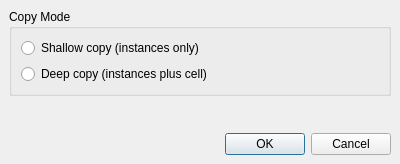
<ui version="4.0" >
 <class>CopyModeDialog</class>
 <widget class="QDialog" name="CopyModeDialog" >
  <property name="geometry" >
   <rect>
    <x>0</x>
    <y>0</y>
    <width>400</width>
    <height>164</height>
   </rect>
  </property>
  <property name="windowTitle" >
   <string>Copy Options</string>
  </property>
  <layout class="QVBoxLayout" >
   <property name="margin" >
    <number>9</number>
   </property>
   <property name="spacing" >
    <number>6</number>
   </property>
   <item>
    <widget class="QGroupBox" name="groupBox" >
     <property name="title" >
      <string>Copy Mode</string>
     </property>
     <layout class="QVBoxLayout" >
      <property name="margin" >
       <number>9</number>
      </property>
      <property name="spacing" >
       <number>6</number>
      </property>
      <item>
       <widget class="QRadioButton" name="shallow_rb" >
        <property name="text" >
         <string>Shallow copy (instances only)</string>
        </property>
       </widget>
      </item>
      <item>
       <widget class="QRadioButton" name="deep_rb" >
        <property name="text" >
         <string>Deep copy (instances plus cell)</string>
        </property>
       </widget>
      </item>
     </layout>
    </widget>
   </item>
   <item>
    <spacer>
     <property name="orientation" >
      <enum>Qt::Vertical</enum>
     </property>
     <property name="sizeHint" >
      <size>
       <width>20</width>
       <height>40</height>
      </size>
     </property>
    </spacer>
   </item>
   <item>
    <widget class="QDialogButtonBox" name="buttonBox" >
     <property name="orientation" >
      <enum>Qt::Horizontal</enum>
     </property>
     <property name="standardButtons" >
      <set>QDialogButtonBox::Cancel|QDialogButtonBox::NoButton|QDialogButtonBox::Ok</set>
     </property>
    </widget>
   </item>
  </layout>
 </widget>
 <resources/>
 <connections>
  <connection>
   <sender>buttonBox</sender>
   <signal>accepted()</signal>
   <receiver>CopyModeDialog</receiver>
   <slot>accept()</slot>
   <hints>
    <hint type="sourcelabel" >
     <x>248</x>
     <y>254</y>
    </hint>
    <hint type="destinationlabel" >
     <x>157</x>
     <y>274</y>
    </hint>
   </hints>
  </connection>
  <connection>
   <sender>buttonBox</sender>
   <signal>rejected()</signal>
   <receiver>CopyModeDialog</receiver>
   <slot>reject()</slot>
   <hints>
    <hint type="sourcelabel" >
     <x>316</x>
     <y>260</y>
    </hint>
    <hint type="destinationlabel" >
     <x>286</x>
     <y>274</y>
    </hint>
   </hints>
  </connection>
 </connections>
</ui>
